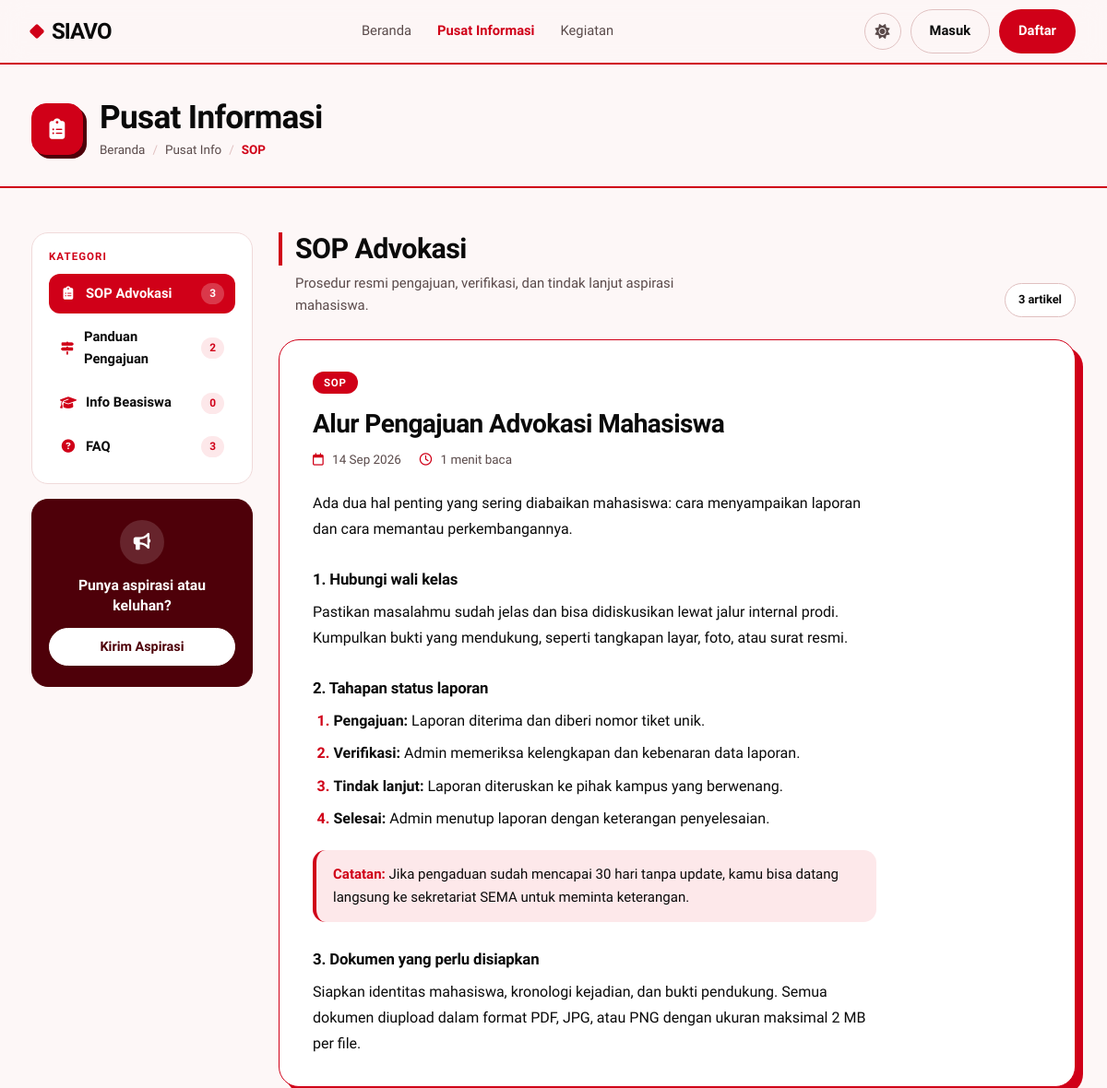
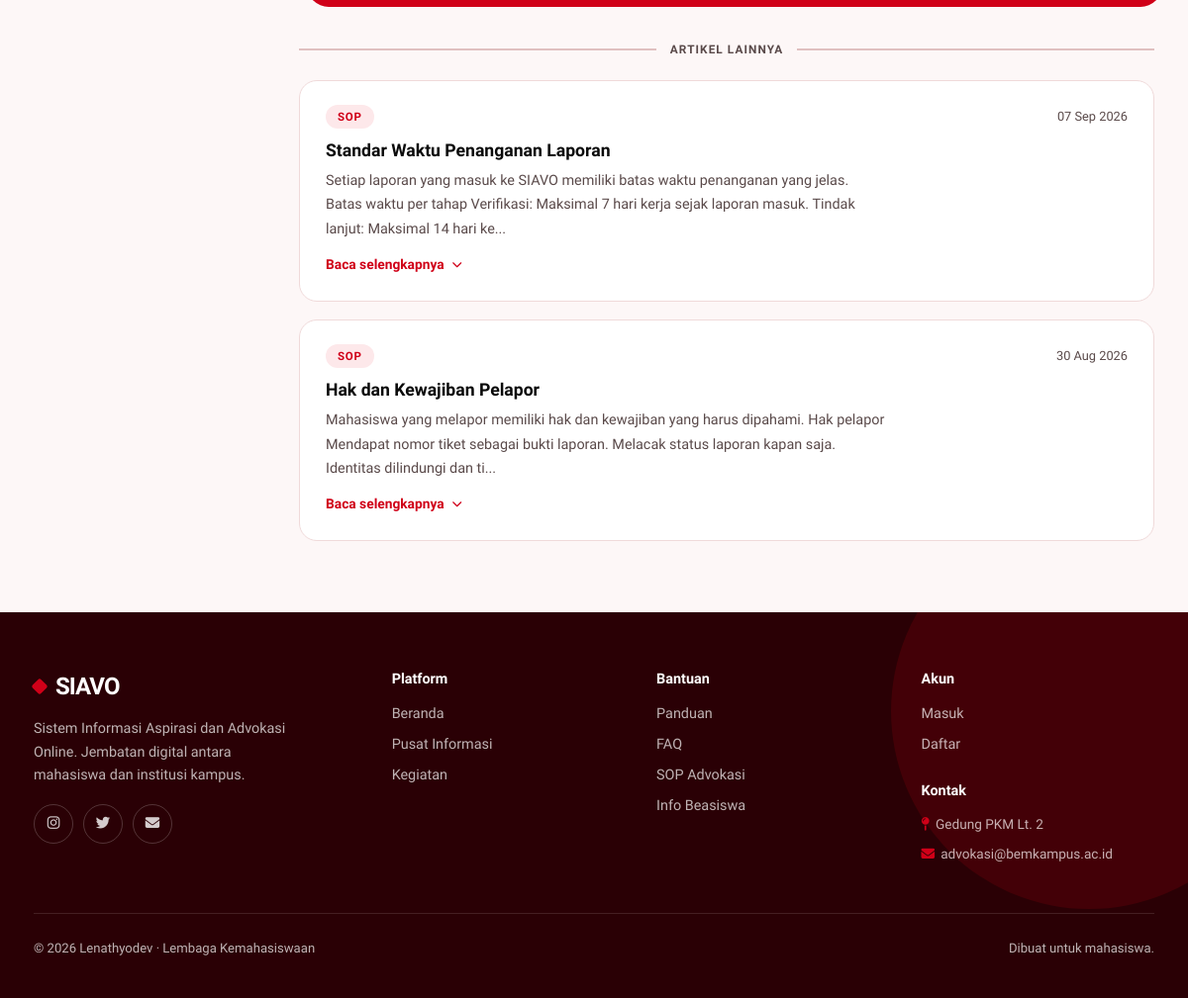
The app's page /informasi.php with its own data (2 pictures, top to bottom).
### tables this page shows
CREATE TABLE `artikel` (
  `id` int(11) NOT NULL,
  `judul` varchar(200) NOT NULL,
  `konten` text NOT NULL,
  `kategori_info` enum('sop','panduan','beasiswa','faq') NOT NULL,
  `created_at` timestamp NOT NULL DEFAULT current_timestamp()
);

### informasi.php (the view, shortened to what this page needs)
<?php
require_once 'includes/functions.php';
$semua_kategori = ['sop', 'panduan', 'beasiswa', 'faq'];
$kategori_filter = $_GET['kategori'] ?? 'sop';
$kategori_meta = [
    'sop'      => ['label' => 'SOP Advokasi',      'icon' => 'fa-clipboard-list',  'desc' => 'Prosedur resmi pengajuan, verifikasi, dan tindak lanjut aspirasi mahasiswa.'],
    'panduan'  => ['label' => 'Panduan Pengajuan', 'icon' => 'fa-map-signs',       'desc' => 'Langkah-langkah praktis menyampaikan aspirasi dengan benar.'],
    'beasiswa' => ['label' => 'Info Beasiswa',     'icon' => 'fa-graduation-cap',  'desc' => 'Informasi beasiswa, UKT, dan bantuan keuangan mahasiswa.'],
    'faq'      => ['label' => 'FAQ',               'icon' => 'fa-circle-question', 'desc' => 'Jawaban singkat untuk pertanyaan yang sering muncul.'],
];
$artikel = [];
$stmt = $conn->prepare("SELECT * FROM artikel WHERE kategori_info = ? ORDER BY created_at DESC");
$stmt->bind_param("s", $kategori_filter);
$stmt->execute();
$r = $stmt->get_result();
while ($row = $r->fetch_assoc()) $artikel[] = $row;
$jumlah_per_kategori = [];
foreach ($semua_kategori as $k) {
    $ks = $conn->real_escape_string($k);
    $res = $conn->query("SELECT COUNT(*) c FROM artikel WHERE kategori_info='$ks'");
    $jumlah_per_kategori[$k] = $res ? (int)$res->fetch_assoc()['c'] : 0;
}
include 'includes/header_guest.php';
?>
<link rel="stylesheet" href="<?php echo APP_URL; ?>assets/css/docs.css">
<?php
$featured = !empty($artikel) ? $artikel[0] : null;
$sisanya  = count($artikel) > 1 ? array_slice($artikel, 1) : [];
function estimasiBaca($teks) {
    return max(1, (int)ceil(str_word_count(strip_tags($teks)) / 200));
}
?>
<header class="page-head">
    <div class="wrap">
        <div class="page-icon" aria-hidden="true">
            <i class="fa-solid <?php echo $kategori_meta[$kategori_filter]['icon']; ?>"></i>
        </div>
        <div>
            <h1>Pusat Informasi</h1>
            <nav class="crumbs" aria-label="Breadcrumb">
                <ol>
                    <li><a href="<?php echo APP_URL; ?>">Beranda</a></li>
                    <li><a href="<?php echo APP_URL; ?>informasi.php">Pusat Info</a></li>
                    <li><span aria-current="page"><?php echo strtoupper($kategori_filter); ?></span></li>
                </ol>
            </nav>
        </div>
    </div>
</header>
<div class="wrap">
    <div class="docs">
        <aside class="side" aria-label="Kategori informasi">
            <nav class="side-card" aria-labelledby="lbl-kategori">
                <span class="side-label" id="lbl-kategori">Kategori</span>
                <ul class="cat-list">
                    <?php foreach ($semua_kategori as $k): ?>
                    <li>
                        <a href="informasi.php?kategori=<?php echo $k; ?>"
                            <?php echo $k === $kategori_filter ? 'aria-current="page"' : ''; ?>>
                            <i class="fa-solid <?php echo $kategori_meta[$k]['icon']; ?>" aria-hidden="true"></i>
                            <?php echo $kategori_meta[$k]['label']; ?>
                            <span class="count"><?php echo $jumlah_per_kategori[$k]; ?></span>
                        </a>
                    </li>
                    <?php endforeach; ?>
                </ul>
            </nav>
            <div class="cta-box">
                <div class="cta-icon" aria-hidden="true"><i class="fa-solid fa-bullhorn"></i></div>
                <p>Punya aspirasi atau keluhan?</p>
                <a class="btn" href="<?php echo APP_URL; ?>login.php">Kirim Aspirasi</a>
            </div>
        </aside>
        <main id="konten">
            <div class="main-head">
                <div>
                    <h2><?php echo $kategori_meta[$kategori_filter]['label']; ?></h2>
                    <p><?php echo $kategori_meta[$kategori_filter]['desc']; ?></p>
                </div>
                <span class="pill"><?php echo count($artikel); ?> artikel</span>
            </div>
            <?php if (!empty($artikel)): ?>
            <?php if ($featured): ?>
            <article class="featured" id="artikel-1" aria-labelledby="judul-1">
                <span class="tag"><?php echo strtoupper($kategori_filter); ?></span>
                <h3 id="judul-1"><?php echo htmlspecialchars($featured['judul']); ?></h3>
                <p class="meta">
                    <span>
                        <i class="fa-regular fa-calendar" aria-hidden="true"></i>
                        <time datetime="<?php echo date('Y-m-d', strtotime($featured['created_at'])); ?>">
                            <?php echo date('d M Y', strtotime($featured['created_at'])); ?>
                        </time>
                    </span>
                    <span>
                        <i class="fa-regular fa-clock" aria-hidden="true"></i>
                        <?php echo estimasiBaca($featured['konten']); ?> menit baca
                    </span>
                </p>
                <div class="prose">
                    <?php echo $featured['konten']; ?>
                </div>
            </article>
            <?php endif; ?>
            <?php if (!empty($sisanya)): ?>
            <div class="sep" role="separator"><span>Artikel lainnya</span></div>
            <div class="article-list">
                <?php foreach ($sisanya as $i => $a): $idx = $i + 2; ?>
                <article class="row-card" id="artikel-<?php echo $idx; ?>" aria-labelledby="judul-<?php echo $idx; ?>">
                    <div class="row-head">
                        <span class="tag tag--soft"><?php echo strtoupper($kategori_filter); ?></span>
                        <time datetime="<?php echo date('Y-m-d', strtotime($a['created_at'])); ?>">
                            <?php echo date('d M Y', strtotime($a['created_at'])); ?>
                        </time>
                    </div>
                    <h3 id="judul-<?php echo $idx; ?>"><?php echo htmlspecialchars($a['judul']); ?></h3>
                    <p class="body">
                        <?php echo htmlspecialchars(mb_strimwidth(strip_tags($a['konten']), 0, 200, '...')); ?>
                    </p>
                    <details>
                        <summary>Baca selengkapnya</summary>
                    </details>
                </article>
                <?php endforeach; ?>
            </div>
            <?php endif; ?>
            <?php endif; ?>
        </main>
    </div>
</div>
<?php include 'includes/footer_guest.php'; ?>

### assets/css/landing.css (style rules this page uses)
:root { --bg:#fdf7f7; --surface:#ffffff; --surface-2:#f9f0f0; --ink:#0a0a0a; --ink-2:#5a4a4a; --line:#f0dada; --line-strong:#e0c0c0; --red:#d00018; --red-deep:#4e0009; --red-darker:#2a0005; --red-soft:#fde8ea; --red-glow:rgba(208,0,24,.25); --on-red:#ffffff; --blue:#2563eb; --blue-soft:#e6eefe; --amber:#b45309; --amber-soft:#fdf0d9; --teal:#0d9488; --teal-soft:#dcf5f2; --green:#15803d; --green-soft:#dcf5e4; --glass:rgba(253,247,247,.78); --display:"Bricolage Grotesque","Plus Jakarta Sans",system-ui,sans-serif; --body:"Plus Jakarta Sans",system-ui,-apple-system,"Segoe UI",sans-serif; }
* { box-sizing:border-box;margin:0;padding:0 }
html { scroll-behavior:smooth }
body { background:var(--bg);color:var(--ink);font-family:var(--body);font-size:16px;line-height:1.6;-webkit-font-smoothing:antialiased }
a { color:inherit;text-decoration:none }
.wrap { max-width:1180px;margin:0 auto;padding:0 24px }
h1,h2,h3 { font-family:var(--display);letter-spacing:-.025em;line-height:1.04 }
.btn { display:inline-flex;align-items:center;justify-content:center;gap:8px;padding:11px 20px;border-radius:999px;font-weight:600;font-size:.92rem;border:1.5px solid transparent;transition:transform .15s,background .15s,border-color .15s;white-space:nowrap }
details { border-bottom:1px solid var(--line);padding:20px 0 }
summary { list-style:none;cursor:pointer;font-weight:600;font-size:1.05rem;display:flex;justify-content:space-between;gap:16px;align-items:center }
summary::after { content:"+";font-family:var(--display);font-size:1.6rem;line-height:1;color:var(--red);transition:transform .2s }
.cta-box { background:var(--red-deep);color:#fff;border-radius:32px;padding:72px 56px;position:relative;overflow:hidden }
.cta-box::after { content:"";position:absolute;right:-90px;top:-90px;width:340px;height:340px;border-radius:50%;background:var(--red);opacity:.9 }
.cta-box::before { content:"";position:absolute;right:120px;bottom:-120px;width:220px;height:220px;border-radius:50%;border:2px solid rgba(255,255,255,.25) }
.cta-box > * { position:relative;z-index:1 }
.cta-box p { margin-top:18px;color:rgba(255,255,255,.8);max-width:46ch }
.page-head { padding:64px 0 32px;border-bottom:2px solid var(--red);background:var(--bg) }
.page-head .wrap { display:flex;align-items:center;gap:18px }
.page-head h1 { font-size:clamp(2rem,4vw,3rem);font-weight:800 }
.side-card { position:sticky;top:88px;background:var(--surface);border:1px solid var(--line);border-radius:20px;padding:22px }
.side-label { font-size:.7rem;font-weight:700;letter-spacing:.1em;text-transform:uppercase;color:var(--red);padding-bottom:14px;border-bottom:1px solid var(--line);margin-bottom:12px }
html, body, * { scrollbar-width: thin; scrollbar-color: var(--line-strong) transparent; }

### records on screen
artikel: judul "Alur Pengajuan Advokasi Mahasiswa", created_at "14 Sep 2026", konten "1", konten "Ada dua hal penting yang sering diabaikan mahasiswa: cara menyampaikan laporan dan cara memantau perkembangannya. 1. Hubungi wali kelas Pastikan masalahmu sudah jelas dan bisa didiskusikan lewat jalur internal prodi. Kumpulkan bukti yang mendukung, seperti tangkapan layar, foto, atau surat resmi. 2. Tahapan status laporan Pengajuan: Laporan diterima dan diberi nomor tiket unik. Verifikasi: Admin memeriksa kelengkapan dan kebenaran data laporan. Tindak lanjut: Laporan diteruskan ke pihak kampus yang berwenang. Selesai: Admin menutup laporan dengan keterangan penyelesaian. Catatan: Jika pengaduan sudah mencapai 30 hari tanpa update, kamu bisa datang langsung ke sekretariat SEMA untuk meminta…"
artikel: created_at "07 Sep 2026", judul "Standar Waktu Penanganan Laporan", konten "Setiap laporan yang masuk ke SIAVO memiliki batas waktu penanganan yang jelas. Batas waktu per tahap Verifikasi: Maksimal 7 hari kerja sejak laporan masuk. Tindak lanjut: Maksimal 14 hari ke..."
artikel: created_at "30 Aug 2026", judul "Hak dan Kewajiban Pelapor", konten "Mahasiswa yang melapor memiliki hak dan kewajiban yang harus dipahami. Hak pelapor Mendapat nomor tiket sebagai bukti laporan. Melacak status laporan kapan saja. Identitas dilindungi dan ti..."

### other values on screen
$kategori_filter "SOP"
$kategori_meta[$k]['label'] "SOP Advokasi"
$jumlah_per_kategori[$k] "3"
$kategori_meta[$k]['label'] "Panduan Pengajuan"
$jumlah_per_kategori[$k] "2"
$kategori_meta[$k]['label'] "Info Beasiswa"
$jumlah_per_kategori[$k] "0"
$kategori_meta[$k]['label'] "FAQ"
$kategori_meta[$kategori_filter]['label'] "SOP Advokasi"
$kategori_meta[$kategori_filter]['desc'] "Prosedur resmi pengajuan, verifikasi, dan tindak lanjut aspirasi mahasiswa."
count($artikel) "3"
